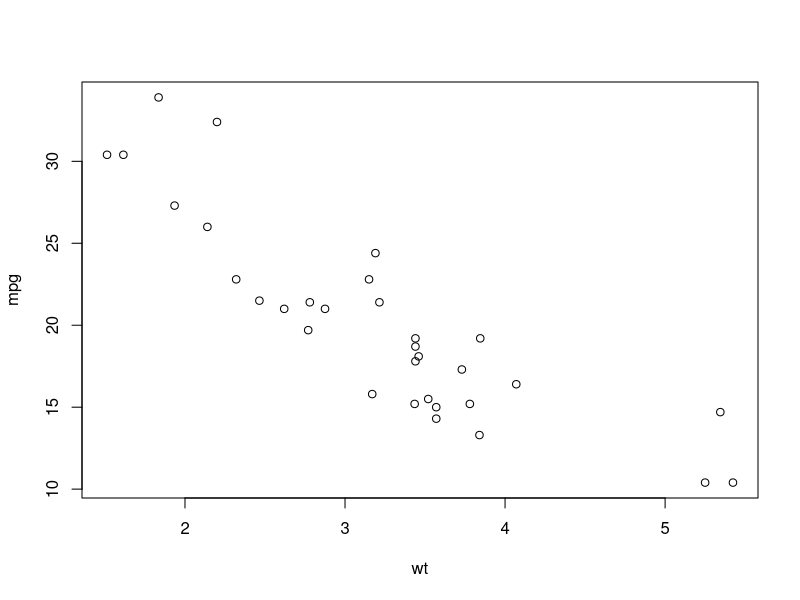
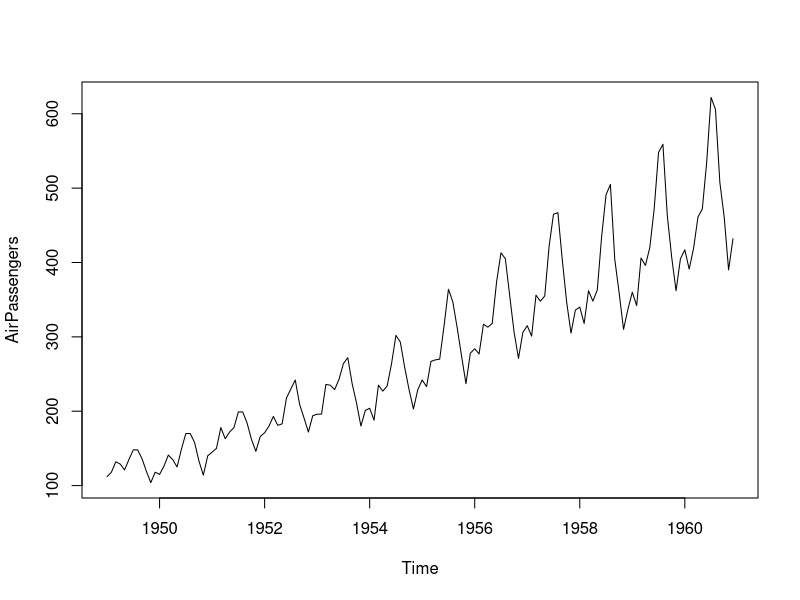

Write the R code that produced these figures, in order.

2+2 # addition
2*2 # multiplication
2/2
2-2
2^3 # exponentiate



x <- 4 
x
4 -> x # possible but unusual
x
x = 4
x



y = c(2,7,4,1)
y



ls()
rm(list=ls())
ls()




x = 4
y = c(2,7,4,1)

x*y # each element in the vector y is multiplied by the scalar x
y*y # a term-by-term product of the elements in y




y^2
log(y)
exp(y)
y-mean(y)
(y-mean(y))/sd(y) # standardization 



N = length(y)
1:N

y.sq = rep(0,N)
y.sq

for(i in 1:N){
  y.sq[i] = y[i]^2
  if(i == N){
    print(y.sq)
  }
}



1:10
-10:10
?seq # Help for the seq()-function
seq(from=1, to=100, by=7) # sequence generation
rep(0,10) # replicate elements



y[c(2,4)]



y[y>2]

# Note that this gives you a boolean vector:
y>2



mymatrix = matrix(data=1:16, nrow=4, ncol=4)
mymatrix



mylist = list(
  "Some_Numbers" = c(66, 76, 55, 12, 4, 66, 8, 99), 
  "Animals"      = c("Rabbit", "Cat", "Elefant"),
  "My_Series"    = c(30:1)
) 



str(mylist)



mydataframe = data.frame(
  "Credit_Default"   = c( 0, 0, 1, 0, 1, 1), 
  "Age"              = c(35,41,55,36,44,26), 
  "Loan_in_1000_EUR" = c(55,65,23,12,98,76)
) 



mtcars



plot(subset(mtcars, select = c(wt, mpg)))



d = as.Date("2021-04-01") # a data object to store dates
class(d) # to get the object class
myseries = c(16,17,18,16,15,19)
mydates = seq.Date(as.Date("2021-04-01"), by=1, length.out = 6)
mytimeseries = data.frame(mydates, myseries)
mytimeseries



myts = ts(c(66, 76, 55, 12, 4, 66, 8, 99), start = 2020, frequency = 4)
myts
anothertimeseries = ts(1:50, start = 2015, frequency = 12)
anothertimeseries
# The window() command selects the time series observations for a given subperiod
window(anothertimeseries, start=2015.5, end=2017.5)



data() # lists all datasets currently loaded in the R environment
?AirPassengers # get more information about the dataset
AirPassengers
class(AirPassengers)  # AirPassengers is a ts object
plot(AirPassengers)

